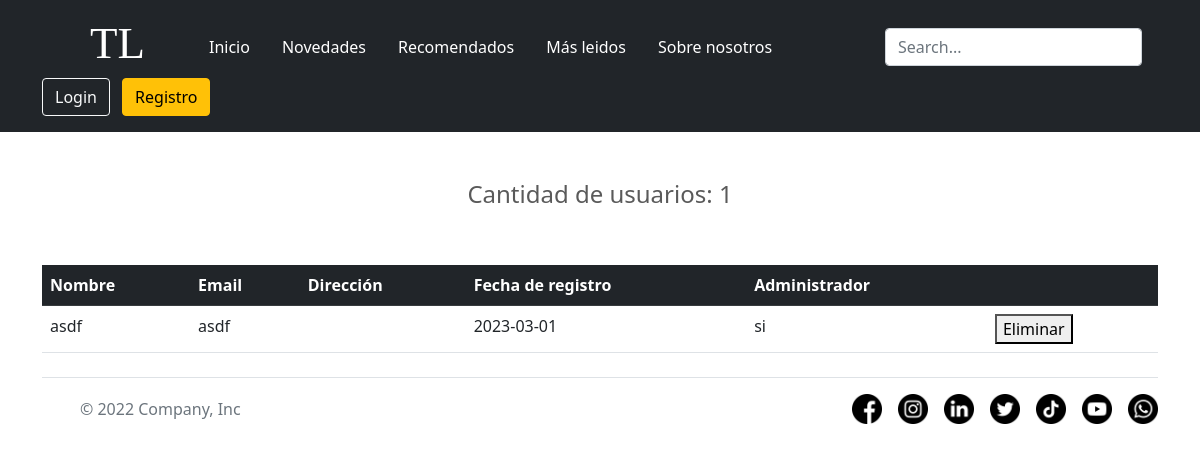
The app's page /user.php, older data.
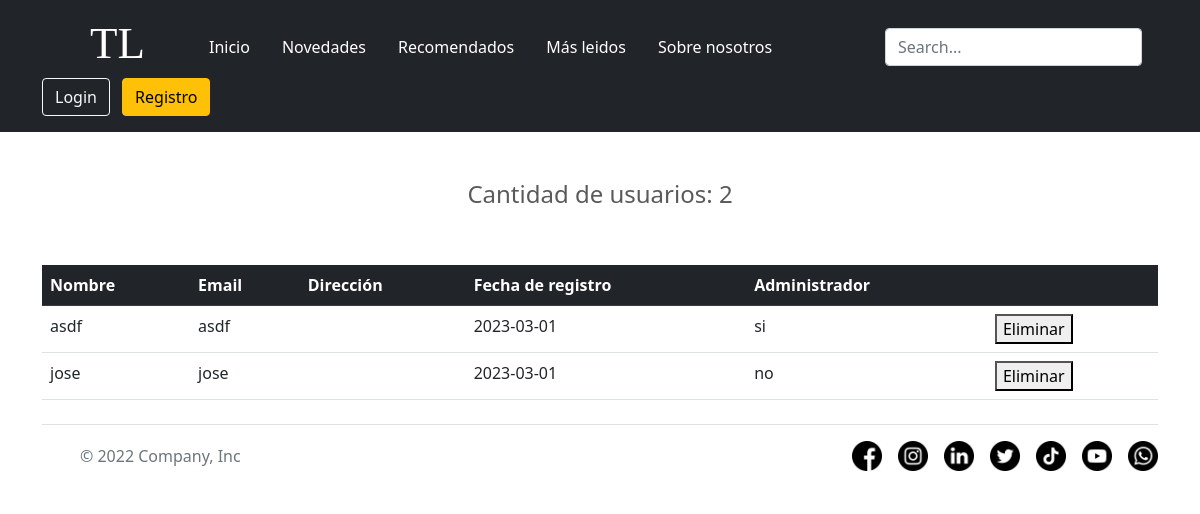
The same page, newer data.
### tables this page shows
CREATE TABLE `user` (
  `id` int(11) NOT NULL,
  `nombre` varchar(100) NOT NULL,
  `correo` varchar(255) NOT NULL,
  `contrasenia` varchar(50) NOT NULL,
  `fechaReg` date NOT NULL,
  `direccion` varchar(255) NOT NULL,
  `administrador` varchar(2) NOT NULL
);

### user.php (the view, shortened to what this page needs)
<?php
require('includes/templates/header.php');
require('includes/conexion.php');
$sqlTotal = "SELECT * FROM user";
$resTotal = $conect->query($sqlTotal);
?>
<h4 class="text-center p-5">Cantidad de usuarios: <?= mysqli_num_rows($resTotal) ?></h4>
<div class="container">
    <table class="table table-hover">
        <tr class="table-dark">
            <th>Nombre</th>
            <th>Email</th>
            <th>Dirección</th>
            <th>Fecha de registro</th>
            <th>Administrador</th>
            <th></th>
        </tr>
        <?php
        while ($arrayCunsulta = mysqli_fetch_array($resTotal)) {
        ?>
            <tr>
                <td><?php echo $arrayCunsulta['nombre'] ?></td>
                <td><?php echo $arrayCunsulta['correo'] ?></td>
                <td><?php echo $arrayCunsulta['direccion'] ?></td>
                <td><?php echo $arrayCunsulta['fechaReg'] ?></td>
                <td><?php echo $arrayCunsulta['administrador'] ?></td>
                <td>
                    <form method="REQUEST" action="borrarUser.php">
                        <button type="submit">Eliminar</button>
                    </form>
                </td>
            </tr>
        <?php
        }
        ?>
    </table>
</div>
<?php require('includes/templates/footer.php') ?>

### includes/templates/header.php (shortened to what this page needs)
<?php
if (isset($_SESSION['autenticado'])) {
  $autenticado = $_SESSION['autenticado'];
}
?>
<!DOCTYPE html>
<html lang="es">
  <link rel="stylesheet" href="css/bootstrap.min.css">
  <link rel="stylesheet" href="css/basic.css">
  <link rel="stylesheet" href="css/carousel.css">
<body>
  <header class="p-3 bg-dark">
    <div class="container">
      <div class="d-flex flex-wrap align-items-center justify-content-center justify-content-lg-start">
        <a href="/" class="d-flex align-items-center px-5 mb-lg-0 text-white text-decoration-none">
          <h1 id="logo">TL</h1>
        </a>
        <ul class="nav col-12 col-lg-auto me-lg-auto mb-2 justify-content-center mb-md-0">
          <li><a href="index.php" class="nav-link px-3 text-white">Inicio</a></li>
          <li><a href="#" class="nav-link px-3 text-white">Novedades</a></li>
          <li><a href="#" class="nav-link px-3 text-white">Recomendados</a></li>
          <li><a href="#" class="nav-link px-3 text-white">Más leidos</a></li>
          <li><a href="#" class="nav-link px-3 text-white">Sobre nosotros</a></li>
        </ul>
        <form class="col-12 col-lg-auto mb-3 mb-lg-0 me-lg-3" role="search" action="<?php echo file_exists('tienda.php') ? 'tienda.php' : '../tienda.php'; ?>" method="REQUEST">
          <input type="search" class="form-control form-control-dark text-bg-dark" placeholder="Search..." aria-label="Search" name="buscar">
        </form>
        <?php
        if (isset($autenticado) && $autenticado == "si") { ?>
          <div class="dropdown text-end">
            <a href="#" class="d-flex align-items-center text-white text-decoration-none dropdown-toggle" data-bs-toggle="dropdown" aria-expanded="false">
              <p class="m-0"><?php echo $_SESSION['nombre'] ?></p>
              <img src="https://github.com/mdo.png" alt="mdo" width="32" height="32" class="rounded-circle ms-2">
            </a>
            <ul class="dropdown-menu text-small">
              <?php if ($_SESSION['administrador'] == "si") {
                echo "<li><a class='dropdown-item' href='user.php'>Ver usuarios</a></li>";
              } ?>
              <li><a class="dropdown-item" href="#">Settings</a></li>
              <li><a class="dropdown-item" href="#">Profile</a></li>
              <li>
                <hr class="dropdown-divider">
              </li>
              <li><a class="dropdown-item" href="index.php" onclick="<?php session_destroy() ?>">Cerrar sesión</a></li>
            </ul>
          </div>
        <?php } else { ?>
          <div class="text-end">
            <button type="button" class="btn btn-outline-light me-2" data-bs-toggle="modal" data-bs-target="#exampleModal" data-bs-whatever="@mdo">Login</button>
            <a href="registro.php"><button type="button" class="btn btn-warning">Registro</button></a>
          </div>
        <?php }
        ?>
      </div>
    </div>
  </header>

### includes/templates/footer.php (shortened to what this page needs)
    <div class="container">
      <footer class="d-flex flex-wrap justify-content-between align-items-center py-3 my-4 border-top">
        <div class="col-md-4 d-flex align-items-center">
          <a href="/" class="mb-3 me-2 mb-md-0 text-muted text-decoration-none lh-1">
            <svg class="bi" width="30" height="24">
              <use xlink:href="#bootstrap"></use>
            </svg>
          </a>
          <span class="mb-3 mb-md-0 text-muted">© 2022 Company, Inc</span>
        </div>
        <ul class="nav col-md-4 justify-content-end list-unstyled d-flex">
          <li class="ms-3"><a class="text-muted" href="https://es-es.facebook.com/" target="_blank"><img id="rrss" src="images/rrss/facebook.png" alt="facebook"></a></li>
          <li class="ms-3"><a class="text-muted" href="https://www.instagram.com/" target="_blank"><img id="rrss" src="images/rrss/instagram.png" alt="instagram"></a></li>
          <li class="ms-3"><a class="text-muted" href="https://es.linkedin.com/" target="_blank"><img id="rrss" src="images/rrss/linkedin.png" alt="linkedin"></a></li>
          <li class="ms-3"><a class="text-muted" href="https://twitter.com/?lang=es" target="_blank"><img id="rrss" src="images/rrss/gorjeo.png" alt="twitter"></a></li>
          <li class="ms-3"><a class="text-muted" href="https://es.linkedin.com/" target="_blank"><img id="rrss" src="images/rrss/tik-tok.png" alt="tik-tok"></a></li>
          <li class="ms-3"><a class="text-muted" href="https://www.youtube.com/" target="_blank"><img id="rrss" src="images/rrss/youtube.png" alt="youtube"></a></li>
          <li class="ms-3"><a class="text-muted" href="https://www.whatsapp.com/?lang=es" target="_blank"><img id="rrss" src="images/rrss/whatsapp.png" alt="whatsapp"></a></li>
        </ul>
      </footer>
    </div>
</body>
</html>

### css/basic.css (style rules this page uses)
#logo { font-family: 'callista'; font-size: 45px; }
li a img { height: 30px; width: 30px; }
.table { border-radius: 10px !important; }

### css/carousel.css (style rules this page uses)
body { padding-bottom: 3rem; color: #5a5a5a; }

Row changes from the older to the newer data that the page shows:
added user: nombre "jose", correo "jose", fechaReg "2023-03-01", administrador "no"
Text that changed along with them:
mysqli_num_rows($resTotal): "1" → "2"
